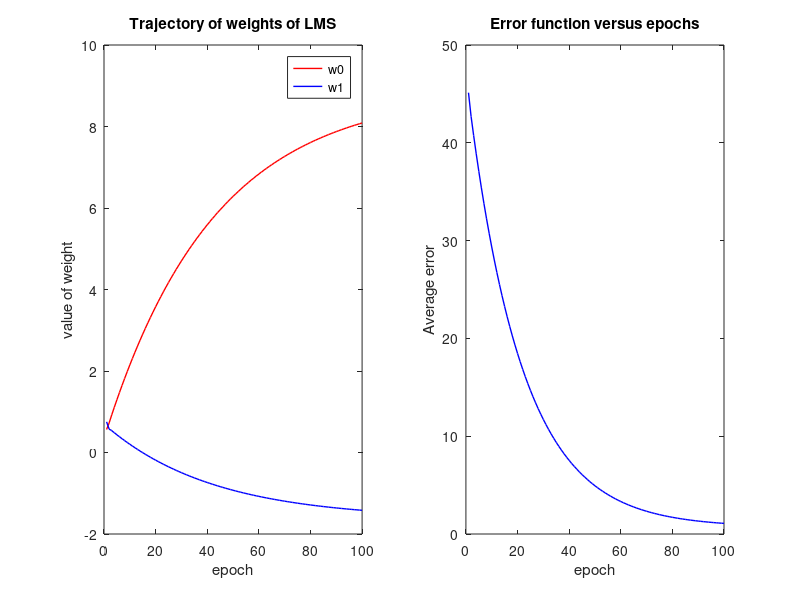
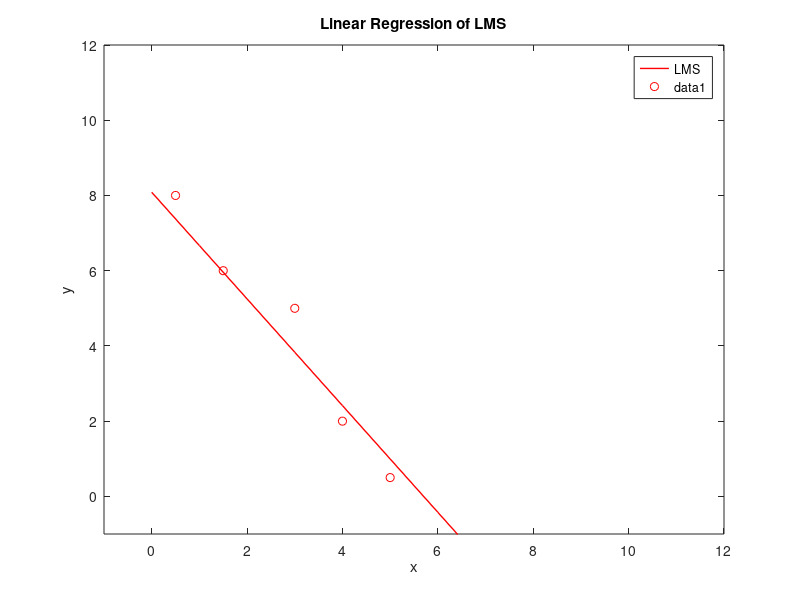

Here is the MATLAB script that generated these plots, in order:
%init
clc;clf;clear;

%para
eta=0.02;
i=1;
t=0;
epoch=100;
w0=zeros(1,epoch);
w1=zeros(1,epoch);
e1=zeros(1,epoch);

%input
x=[1,0.5;1,1.5;1,3;1,4.0;1,5.0];
d=[8.0,6.0,5,2,0.5];
w=rand(1,2);

%learning procedure
while (t<epoch)
    w0(i)=w(1);   %this number is b%
    w1(i)=w(2);   %this number is w%
    
    y=w*x';
    e=d-y;
    e1(i)=e*e'/2;
    w=w+eta*e*x; 
    
    t=t+1;
    i=i+1;
end

%Plot Trajectory of weights
subplot(1,2,1);
x_num=1:epoch;
plot(x_num,w0,'color','r','LineWidth',1);
hold on;
plot(x_num,w1,'color','b','LineWidth',1);
hold on;
%axis([0,epoch,-2,10]);
legend('w0','w1');
title('Trajectory of weights of LMS');
xlabel('epoch');
ylabel('value of weight');

%Plot Trajectory of error
subplot(1,2,2);
x_epoch=1:epoch;
plot(x_epoch,e1,'color','b','LineWidth',1);
hold on;
title('Error function versus epochs');
xlabel('epoch');
ylabel('Average error');

w_lms=w1(epoch);%LMS%
b_lms=w0(epoch);
x_num=0:epoch;
y1=w_lms.*x_num+b_lms;

figure(3);
plot(x_num,y1,'color','r','LineWidth',1);
hold on;
legend('LMS');
scatter([0.5,1.5,3,4.0,5.0],[8.0,6.0,5,2,0.5],'r','o');
axis([-1,12,-1,12]);
title('Linear Regression of LMS');
xlabel('x');
ylabel('y');
